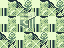

A 2D game scene composited from a Tiled map and its tileset images. What follows is a short description and the map's XML, with every tile layer's data as written:
An orthogonal 4x3 tile map with 16x16 px tiles, 2 tile layers (Ground, Fringe) and 5 objects (pokeredpc:warp, pokeredpc:npc, third-party:weather, template-stamp, decor).

<map version="1.11" tiledversion="1.11.2" class="town" orientation="orthogonal" renderorder="right-down" width="4" height="3" tilewidth="16" tileheight="16" infinite="0" nextlayerid="5" nextobjectid="6">
 <editorsettings>
  <chunksize width="16" height="16" />
 </editorsettings>
 <properties>
  <property name="pokeredpc:format" type="int" value="1" />
  <property name="pokeredpc:border_tile" type="int" value="0" />
  <property name="pokeredpc:default_spawn" value="1,1" />
  <property name="third-party:weather" value="rain" />
 </properties>
 <tileset firstgid="1" source="../tilesets/tracer.tsx" />
 <layer id="1" name="Ground" width="4" height="3">
  <data encoding="csv">
1,2,1,2,
1,1,1,1,
2,1,2,1
</data>
 </layer>
 <layer id="2" name="Fringe" width="4" height="3" opacity="0.75" offsetx="4" offsety="-4">
  <properties>
   <property name="third-party:layer_role" value="decoration" />
  </properties>
  <data encoding="csv">
0,0,0,0,
0,3,0,0,
0,0,0,0
</data>
 </layer>
 <objectgroup id="3" name="Gameplay" color="#ff0000" locked="1">
  <object id="1" name="loop-door" class="pokeredpc:warp" x="16" y="16" rotation="0">
   <point />
   <properties>
    <property name="pokeredpc:dest_map" value="map:TiledOrigin" />
    <property name="pokeredpc:dest_warp" type="int" value="1" />
   </properties>
  </object>
  <object id="2" name="guide" class="pokeredpc:npc" x="32" y="16" visible="1">
   <point />
   <properties>
    <property name="pokeredpc:sprite" value="SPRITE_TESTER" />
    <property name="pokeredpc:movement" value="STAY" />
    <property name="pokeredpc:facing" value="DOWN" />
   </properties>
  </object>
 </objectgroup>
 <objectgroup id="4" name="Third Party">
  <object id="3" name="weather-volume" class="third-party:weather" x="0" y="0" width="64" height="48">
   <properties>
    <property name="third-party:intensity" type="float" value="0.5" />
   </properties>
  </object>
  <object id="4" name="template-stamp" template="templates/stamp.tx">
   <point />
  </object>
  <object id="5" name="note" x="48" y="32" width="16" height="16" gid="3" type="decor" />
 </objectgroup>
</map>
